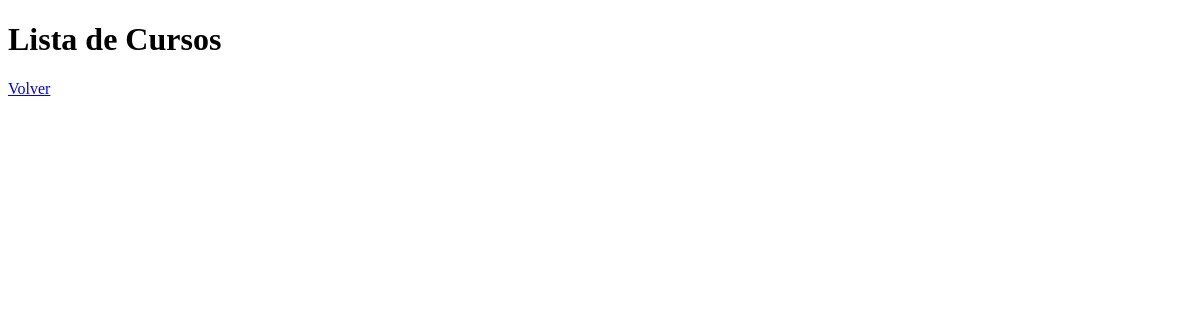
Before: /lista_cursos/ with the older database file.
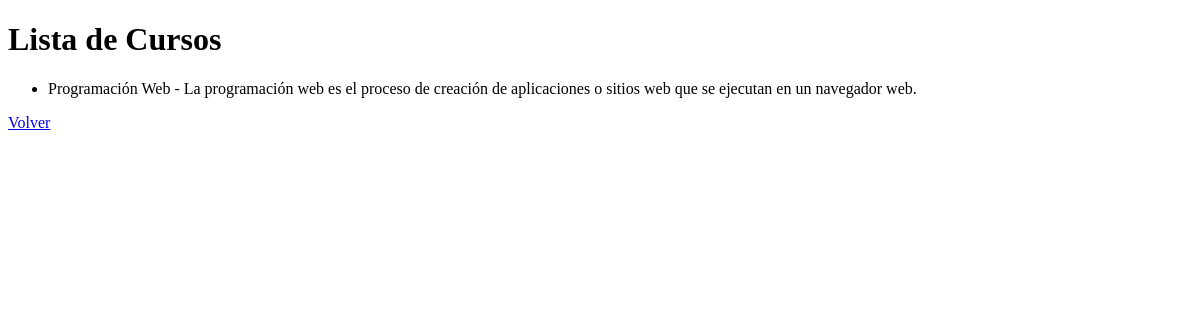
After: the same page with the newer database file.
### gestion/models.py (models this page shows, shortened)
class Curso(models.Model):
    nombre = models.CharField(max_length=100)
    descripcion = models.TextField()

### gestion/views.py (the view)
# urls.py: path('lista_cursos/', views.lista_cursos, name='lista_cursos'),
def lista_cursos(request):
    cursos = Curso.objects.all()
    return render(request, 'gestion/lista_cursos.html', {'cursos': cursos})

### gestion/templates/gestion/lista_cursos.html (shortened to what this page needs)
<!DOCTYPE html>
<html lang="en">
<head>
</head>
<body>
    <h1>Lista de Cursos</h1>
    <ul>
        {% for curso in cursos %}
            <li>{{ curso.nombre }} - {{ curso.descripcion }}</li>
        {% endfor %}
    </ul>
    <a href="{% url 'home' %}">Volver</a>
</body>
</html>

Changed rows visible on the page:
added Curso: nombre "Programación Web", descripcion "La programación web es el proceso de creación de aplicaciones o sitios web que se ejecutan en un navegador web."
